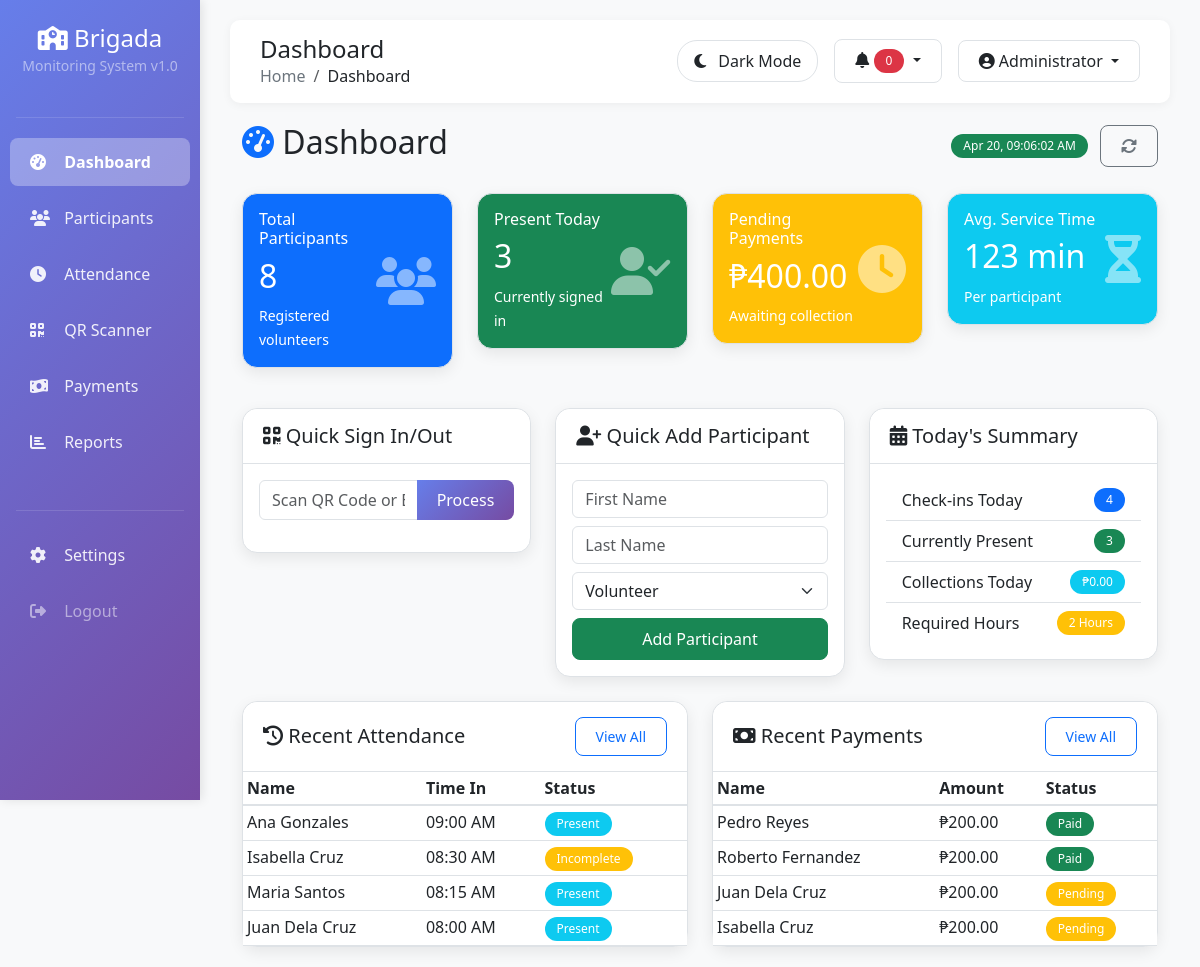
Page /dashboard.php (signed in) on the committed database.
### tables this page shows
CREATE TABLE IF NOT EXISTS attendance (
    id INT AUTO_INCREMENT PRIMARY KEY,
    participant_id INT NOT NULL,
    date DATE NOT NULL,
    sign_in_time DATETIME,
    sign_out_time DATETIME,
    total_minutes INT DEFAULT 0,
    status ENUM('Complete', 'Incomplete', 'No Show', 'Excused') DEFAULT 'No Show',
    penalty_applied BOOLEAN DEFAULT FALSE,
    notes TEXT,
    created_at TIMESTAMP DEFAULT CURRENT_TIMESTAMP,
    FOREIGN KEY (participant_id) REFERENCES participants(id) ON DELETE CASCADE,
    INDEX idx_date (date),
    INDEX idx_participant (participant_id),
    INDEX idx_status (status),
    UNIQUE KEY unique_daily_attendance (participant_id, date)
);

### dashboard.php (the view, shortened to what this page needs)
<?php
$database = new Database();
$db = $database->getConnection();
include 'includes/header.php';
$stats_query = "
    SELECT
        (SELECT COUNT(*) FROM participants WHERE status = 'Active') as total_participants,
        (SELECT COUNT(*) FROM attendance WHERE DATE(date) = CURDATE() AND sign_in_time IS NOT NULL) as today_attendance,
        (SELECT COUNT(*) FROM attendance WHERE DATE(date) = CURDATE() AND sign_out_time IS NULL AND sign_in_time IS NOT NULL) as currently_present,
        (SELECT COALESCE(SUM(amount), 0) FROM payments WHERE status = 'Paid' AND DATE(payment_date) = CURDATE()) as today_collections,
        (SELECT COALESCE(SUM(amount), 0) FROM payments WHERE status = 'Pending') as pending_payments,
        (SELECT AVG(total_minutes) FROM attendance WHERE total_minutes > 0) as avg_minutes
    FROM dual
";
$stats = $db->query($stats_query)->fetch(PDO::FETCH_ASSOC);
?>
<div class="container-fluid">
    <div class="d-flex justify-content-between align-items-center mb-4">
        <h2><i class="fas fa-tachometer-alt text-primary"></i> Dashboard</h2>
        <div>
            <span class="badge bg-success me-2" id="liveTime"></span>
            <button class="btn btn-outline-secondary" onclick="window.location.reload()">
                <i class="fas fa-sync-alt"></i>
            </button>
        </div>
    </div>
    <div class="row mb-4">
        <div class="col-md-3 mb-3">
            <div class="card bg-primary text-white stats-card">
                <div class="card-body">
                    <div class="d-flex justify-content-between align-items-center">
                        <div>
                            <h6 class="card-title">Total Participants</h6>
                            <h2><?php echo number_format($stats['total_participants']); ?></h2>
                            <small>Registered volunteers</small>
                        </div>
                        <div>
                            <i class="fas fa-users fa-3x opacity-50"></i>
                        </div>
                    </div>
                </div>
            </div>
        </div>
        <div class="col-md-3 mb-3">
            <div class="card bg-success text-white stats-card">
                <div class="card-body">
                    <div class="d-flex justify-content-between align-items-center">
                        <div>
                            <h6 class="card-title">Present Today</h6>
                            <h2><?php echo $stats['currently_present']; ?></h2>
                            <small>Currently signed in</small>
                        </div>
                        <div>
                            <i class="fas fa-user-check fa-3x opacity-50"></i>
                        </div>
                    </div>
                </div>
            </div>
        </div>
        <div class="col-md-3 mb-3">
            <div class="card bg-warning text-white stats-card">
                <div class="card-body">
                    <div class="d-flex justify-content-between align-items-center">
                        <div>
                            <h6 class="card-title">Pending Payments</h6>
                            <h2>₱<?php echo number_format($stats['pending_payments'], 2); ?></h2>
                            <small>Awaiting collection</small>
                        </div>
                        <div>
                            <i class="fas fa-clock fa-3x opacity-50"></i>
                        </div>
                    </div>
                </div>
            </div>
        </div>
        <div class="col-md-3 mb-3">
            <div class="card bg-info text-white stats-card">
                <div class="card-body">
                    <div class="d-flex justify-content-between align-items-center">
                        <div>
                            <h6 class="card-title">Avg. Service Time</h6>
                            <h2><?php echo round($stats['avg_minutes'] ?? 0); ?> min</h2>
                            <small>Per participant</small>
                        </div>
                        <div>
                            <i class="fas fa-hourglass-half fa-3x opacity-50"></i>
                        </div>
                    </div>
                </div>
            </div>
        </div>
    </div>
    <div class="row mb-4">
        <div class="col-md-4">
            <div class="card">
                <div class="card-header">
                    <h5 class="mb-0"><i class="fas fa-qrcode"></i> Quick Sign In/Out</h5>
                </div>
                <div class="card-body">
                    <div class="input-group mb-3">
                        <input type="text" class="form-control" id="scanInput"
                               placeholder="Scan QR Code or Enter ID">
                        <button class="btn btn-primary" onclick="processAttendance()">Process</button>
                    </div>
                </div>
            </div>
        </div>
        <div class="col-md-4">
            <div class="card">
                <div class="card-header">
                    <h5 class="mb-0"><i class="fas fa-user-plus"></i> Quick Add Participant</h5>
                </div>
                <div class="card-body">
                    <form id="quickAddForm">
                        <div class="mb-2">
                            <input type="text" class="form-control" name="first_name"
                                   placeholder="First Name" required>
                        </div>
                        <div class="mb-2">
                            <input type="text" class="form-control" name="last_name"
                                   placeholder="Last Name" required>
                        </div>
                        <div class="mb-2">
                            <select class="form-select" name="role">
                                <option value="Volunteer">Volunteer</option>
                            </select>
                        </div>
                        <button type="submit" class="btn btn-success w-100">Add Participant</button>
                    </form>
                </div>
            </div>
        </div>
        <div class="col-md-4">
            <div class="card">
                <div class="card-header">
                    <h5 class="mb-0"><i class="fas fa-calendar-alt"></i> Today's Summary</h5>
                </div>
                <div class="card-body">
                    <ul class="list-group list-group-flush">
                        <li class="list-group-item d-flex justify-content-between align-items-center">
                            Check-ins Today
                            <span class="badge bg-primary rounded-pill"><?php echo $stats['today_attendance']; ?></span>
                        </li>
                        <li class="list-group-item d-flex justify-content-between align-items-center">
                            Currently Present
                            <span class="badge bg-success rounded-pill"><?php echo $stats['currently_present']; ?></span>
                        </li>
                        <li class="list-group-item d-flex justify-content-between align-items-center">
                            Collections Today
                            <span class="badge bg-info rounded-pill">₱<?php echo number_format($stats['today_collections'], 2); ?></span>
                        </li>
                        <li class="list-group-item d-flex justify-content-between align-items-center">
                            Required Hours
                            <span class="badge bg-warning rounded-pill">2 Hours</span>
                        </li>
                    </ul>
                </div>
            </div>
        </div>
    </div>
    <div class="row">
        <div class="col-md-6">
            <div class="card">
                <div class="card-header d-flex justify-content-between align-items-center">
                    <h5 class="mb-0"><i class="fas fa-history"></i> Recent Attendance</h5>
                    <a href="attendance.php" class="btn btn-sm btn-outline-primary">View All</a>
                </div>
                <div class="card-body p-0">
                    <div class="table-responsive">
                        <table class="table table-sm mb-0">
                            <thead>
                                <tr>
                                    <th>Name</th>
                                    <th>Time In</th>
                                    <th>Status</th>
                                </tr>
                            </thead>
                            <tbody id="recentAttendance">
                                <?php
                                $recent = $db->query("
                                    SELECT
                                        CONCAT(p.first_name, ' ', p.last_name) as name,
                                        a.sign_in_time,
                                        a.sign_out_time,
                                        a.status
                                    FROM attendance a
                                    JOIN participants p ON a.participant_id = p.id
                                    WHERE DATE(a.date) = CURDATE()
                                    ORDER BY a.sign_in_time DESC
                                    LIMIT 5
                                ");
                                while($row = $recent->fetch(PDO::FETCH_ASSOC)) {
                                    $statusBadge = $row['sign_out_time'] ?
                                        ($row['status'] == 'Complete' ? 'success' : 'warning') : 'info';
                                    $statusText = $row['sign_out_time'] ? $row['status'] : 'Present';
                                    echo "<tr>
                                        <td>{$row['name']}</td>
                                        <td>".date('h:i A', strtotime($row['sign_in_time']))."</td>
                                        <td><span class='badge bg-{$statusBadge}'>{$statusText}</span></td>
                                    </tr>";
                                }
                                ?>
                            </tbody>
                        </table>
                    </div>
                </div>
            </div>
        </div>
        <div class="col-md-6">
            <div class="card">
                <div class="card-header d-flex justify-content-between align-items-center">
                    <h5 class="mb-0"><i class="fas fa-money-bill"></i> Recent Payments</h5>
                    <a href="payments.php" class="btn btn-sm btn-outline-primary">View All</a>
                </div>
                <div class="card-body p-0">
                    <div class="table-responsive">
                        <table class="table table-sm mb-0">
                            <thead>
                                <tr>
                                    <th>Name</th>
                                    <th>Amount</th>
                                    <th>Status</th>
                                </tr>
                            </thead>
                            <tbody>
                                <?php
                                $payments = $db->query("
                                    SELECT
                                        CONCAT(p.first_name, ' ', p.last_name) as name,
                                        pay.amount,
                                        pay.status
                                    FROM payments pay
                                    JOIN participants p ON pay.participant_id = p.id
                                    ORDER BY pay.created_at DESC
                                    LIMIT 5
                                ");
                                while($row = $payments->fetch(PDO::FETCH_ASSOC)) {
                                    $badge_class = $row['status'] == 'Paid' ? 'success' : 'warning';
                                    echo "<tr>
                                        <td>{$row['name']}</td>
                                        <td>₱".number_format($row['amount'], 2)."</td>
                                        <td><span class='badge bg-{$badge_class}'>{$row['status']}</span></td>
                                    </tr>";
                                }
                                ?>
                            </tbody>
                        </table>
                    </div>
                </div>
            </div>
        </div>
    </div>
</div>
<?php include 'includes/footer.php'; ?>

### rows in the picture
attendance: name "Ana Gonzales", sign_in_time "09:00 AM", sign_out_time "Present"
attendance: name "Isabella Cruz", sign_in_time "08:30 AM", status "Incomplete"
attendance: name "Maria Santos", sign_in_time "08:15 AM", sign_out_time "Present"
attendance: name "Juan Dela Cruz", sign_in_time "08:00 AM", sign_out_time "Present"

### other values in the picture
$page_titles[$current_page] "Dashboard"
$_SESSION['user_name'] "Administrator"
$stats['total_participants'] "8"
$stats['currently_present'] "3"
$stats['pending_payments'] "400.00"
$stats['avg_minutes'] "123"
$stats['today_attendance'] "4"
$stats['today_collections'] "0.00"
$row['name'] "Pedro Reyes"
$row['amount'] "200.00"
$row['status'] "Paid"
$row['name'] "Roberto Fernandez"
$row['name'] "Juan Dela Cruz"
$row['status'] "Pending"
$row['name'] "Isabella Cruz"
